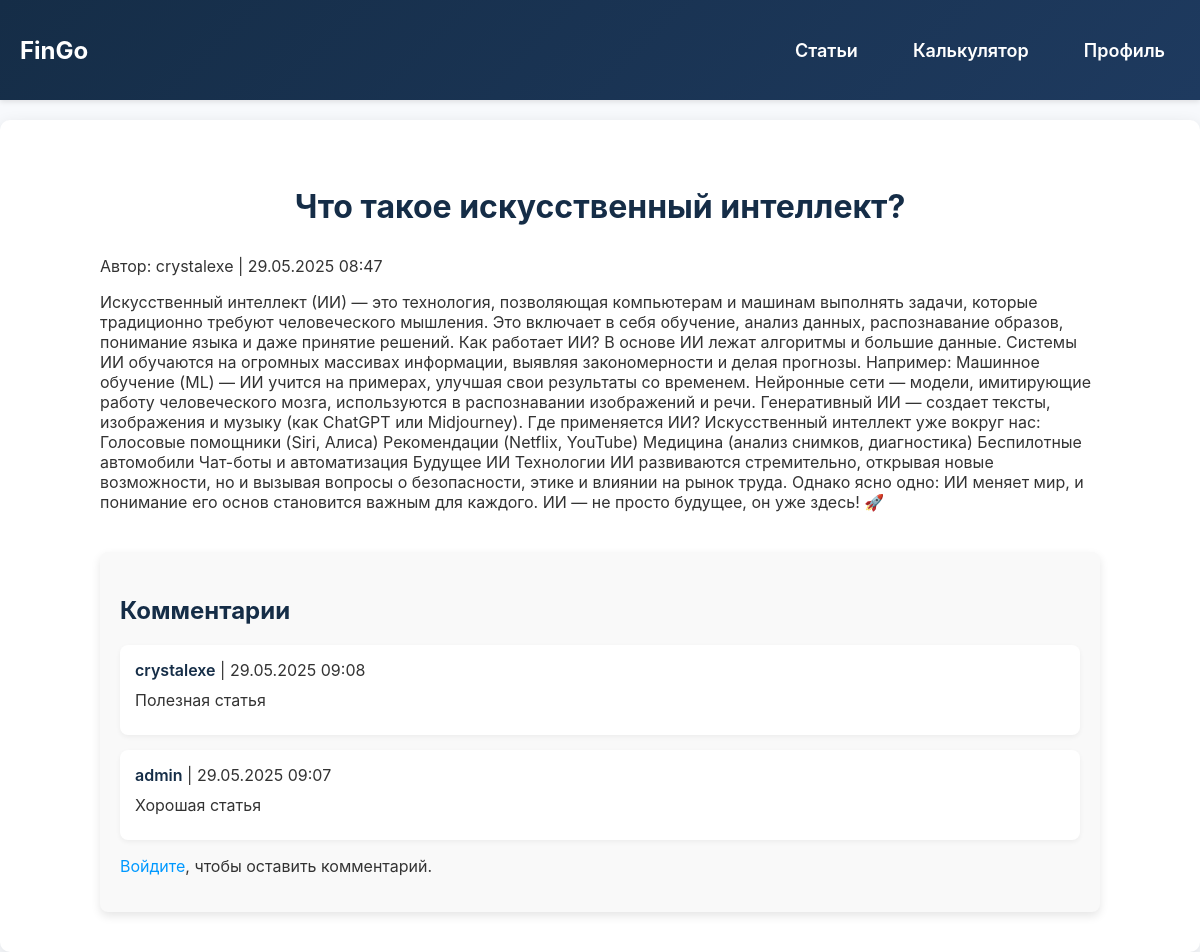
Page /article/3/ on the committed database.
### fingo/models.py (models this page shows, shortened)
class Article(models.Model):
    title = models.CharField(max_length=200)
    content = models.TextField()
    author = models.ForeignKey(User, on_delete=models.CASCADE)
    created_at = models.DateTimeField(auto_now_add=True)

class Comment(models.Model):
    article = models.ForeignKey(Article, on_delete=models.CASCADE, related_name='comments')
    author = models.ForeignKey(User, on_delete=models.CASCADE)
    content = models.TextField()
    created_at = models.DateTimeField(auto_now_add=True)

### fingo/views.py (the view, shortened to what this page needs)
# urls.py: path('article/<int:article_id>/', views.article_detail_view, name='article_detail'),
def article_detail_view(request, article_id):
    article = Article.objects.get(id=article_id)
    comments = article.comments.all().order_by('-created_at')
    return render(request, 'article_detail.html', {'article': article, 'comments': comments})

### fingo/templates/article_detail.html (shortened to what this page needs)
{% extends 'base.html' %}
{% load static %}
{% block content %}
    <section class="articles container">
        <div class="article-list">
            <h2>{{ article.title }}</h2>
            <p>Автор: {{ article.author.username }} | {{ article.created_at|date:"d.m.Y H:i" }}</p>
            <p>{{ article.content|safe }}</p>
            <div class="comments-section">
                <h3>Комментарии</h3>
                {% if comments %}
                    {% for comment in comments %}
                        <div class="comment-item">
                            <p><strong>{{ comment.author.username }}</strong> | {{ comment.created_at|date:"d.m.Y H:i" }}</p>
                            <p>{{ comment.content|safe }}</p>
                        </div>
                    {% endfor %}
                {% else %}
                    <p>Комментариев пока нет. Будьте первым!</p>
                {% endif %}
                {% if user.is_authenticated %}
                    <div class="comment-form">
                        <h4>Оставить комментарий</h4>
                        {% if messages %}
                            {% for message in messages %}
                                <div class="messages {{ message.tags }}">
                                    {{ message }}
                                </div>
                            {% endfor %}
                        {% endif %}
                        <form method="POST" action="{% url 'article_detail' article.id %}">
                            {% csrf_token %}
                            <div class="form-group">
                                <label for="content">Комментарий</label>
                                <textarea name="content" id="content" class="article-create-textarea" rows="4" required></textarea>
                            </div>
                            <button type="submit" class="article-create-submit">Отправить</button>
                        </form>
                    </div>
                {% else %}
                    <p><a href="{% url 'login' %}">Войдите</a>, чтобы оставить комментарий.</p>
                {% endif %}
            </div>
        </div>
    </section>
{% endblock %}

### fingo/static/css/style.css (style rules this page uses)
html { box-sizing: border-box; text-size-adjust: none; -webkit-tap-highlight-color: transparent; }
*, *:before, *:after { box-sizing: inherit; }
html, body { background-color: #f7f9fc; color: #333; font-family: 'Inter', Arial, sans-serif; height: 100%; margin: 0; min-height: 100%; -webkit-font-smoothing: antialiased; -moz-osx-font-smoothing: grayscale; }
a { text-decoration: none; color: #0099ff; transition: color 0.3s ease; }
.container { position: relative; margin: 0 auto; max-width: 1200px; padding: 0 20px; width: 100%; }
.articles { padding: 40px 0; background-color: #ffffff; border-radius: 10px; margin: 20px auto; box-shadow: 0 4px 15px rgba(0, 0, 0, 0.1); animation: fadeIn 1s ease-in; }
.article-list { max-width: 1000px; margin: 0 auto; }
.article-list h2 { font-size: 2rem; color: #152D47; margin-bottom: 30px; text-align: center; }
.comments-section { margin-top: 40px; padding: 20px; background-color: #f9f9f9; border-radius: 8px; box-shadow: 0 4px 10px rgba(0, 0, 0, 0.1); }
.comments-section h3 { font-size: 1.5rem; color: #152D47; margin-bottom: 20px; }
.comment-item { padding: 15px; margin-bottom: 15px; background-color: #ffffff; border-radius: 8px; box-shadow: 0 2px 5px rgba(0, 0, 0, 0.05); transition: transform 0.3s ease; }
.comment-item p { margin: 0 0 10px; }
.comment-item p strong { color: #152D47; font-weight: 600; }

### rows in the picture
Article: title "Что такое искусственный интеллект?", author.username "crystalexe", created_at "29.05.2025 08:47", content "Искусственный интеллект (ИИ) — это технология, позволяющая компьютерам и машинам выполнять задачи, которые традиционно требуют человеческого мышления. Это включает в себя обучение, анализ данных, распознавание образов, понимание языка и даже принятие решений. Как работает ИИ? В основе ИИ лежат алгоритмы и большие данные. Системы ИИ обучаются на огромных массивах информации, выявляя закономерности и делая прогнозы. Например: Машинное обучение (ML) — ИИ учится на примерах, улучшая свои результаты со временем. Нейронные сети — модели, имитирующие работу человеческого мозга, используются в распознавании изображений и речи. Генеративный ИИ — создает тексты, изображения и музыку (как ChatGPT или…"
Comment: author.username "crystalexe", created_at "29.05.2025 09:08", content "Полезная статья"
Comment: author.username "admin", created_at "29.05.2025 09:07", content "Хорошая статья"
